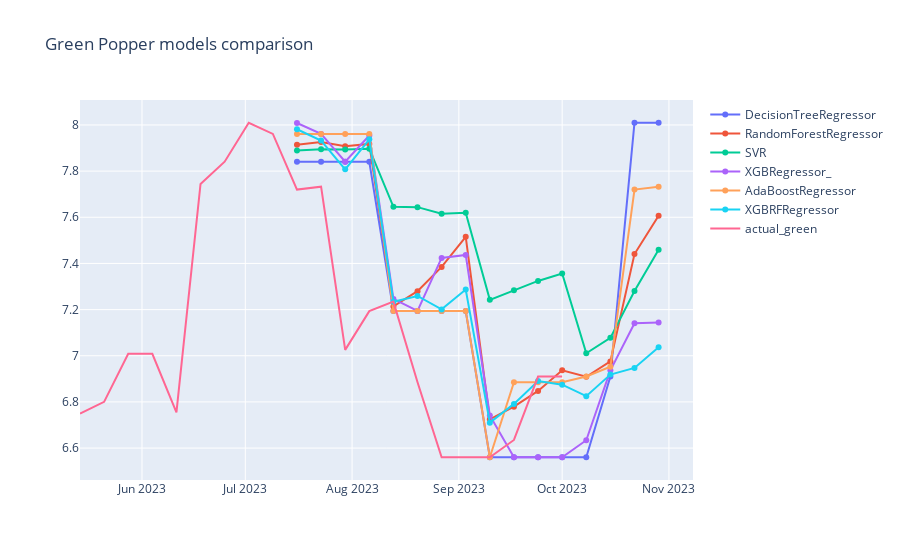

The notebook cell this image was saved under:
### Code cell
trace1=go.Line(x=df_green_outcomes[0].index,y=df_green_outcomes[0]["DecisionTreeRegressor"],name="DecisionTreeRegressor")
trace2=go.Line(x=df_green_outcomes[0].index,y=df_green_outcomes[0]["RandomForestRegressor"],name="RandomForestRegressor")
trace3=go.Line(x=df_green_outcomes[0].index,y=df_green_outcomes[0]["SVR()"],name="SVR")
trace5=go.Line(x=df_green_outcomes[0].index,y=df_green_outcomes[0]["XGBRegressor_boo"],name="XGBRegressor_")
trace6=go.Line(x=df_green_outcomes[0].index,y=df_green_outcomes[0]['AdaBoostRegressor_boo'],name="AdaBoostRegressor")
trace7=go.Line(x=df_green_outcomes[0].index,y=df_green_outcomes[0]['XGBRFRegressor_boo'],name="XGBRFRegressor")
trace8=go.Line(x=df_green[-25:-4].index,y=df_green[-25:-4]["price"],name="actual_green")
data=[trace1,trace2,trace3,trace4,trace5,trace6,trace7,trace8]

layout=dict(title='Green Popper models comparison')
fig=dict(data=data,layout=layout)
iplot(fig,filename="all green models comparison");
#fig = go.Figure(dict(data=data, layout=layout))
#fig.write_html(r"C:\Users\Omar\Intern_Final_Project\Visualization\all_green_models_comparison.html")
